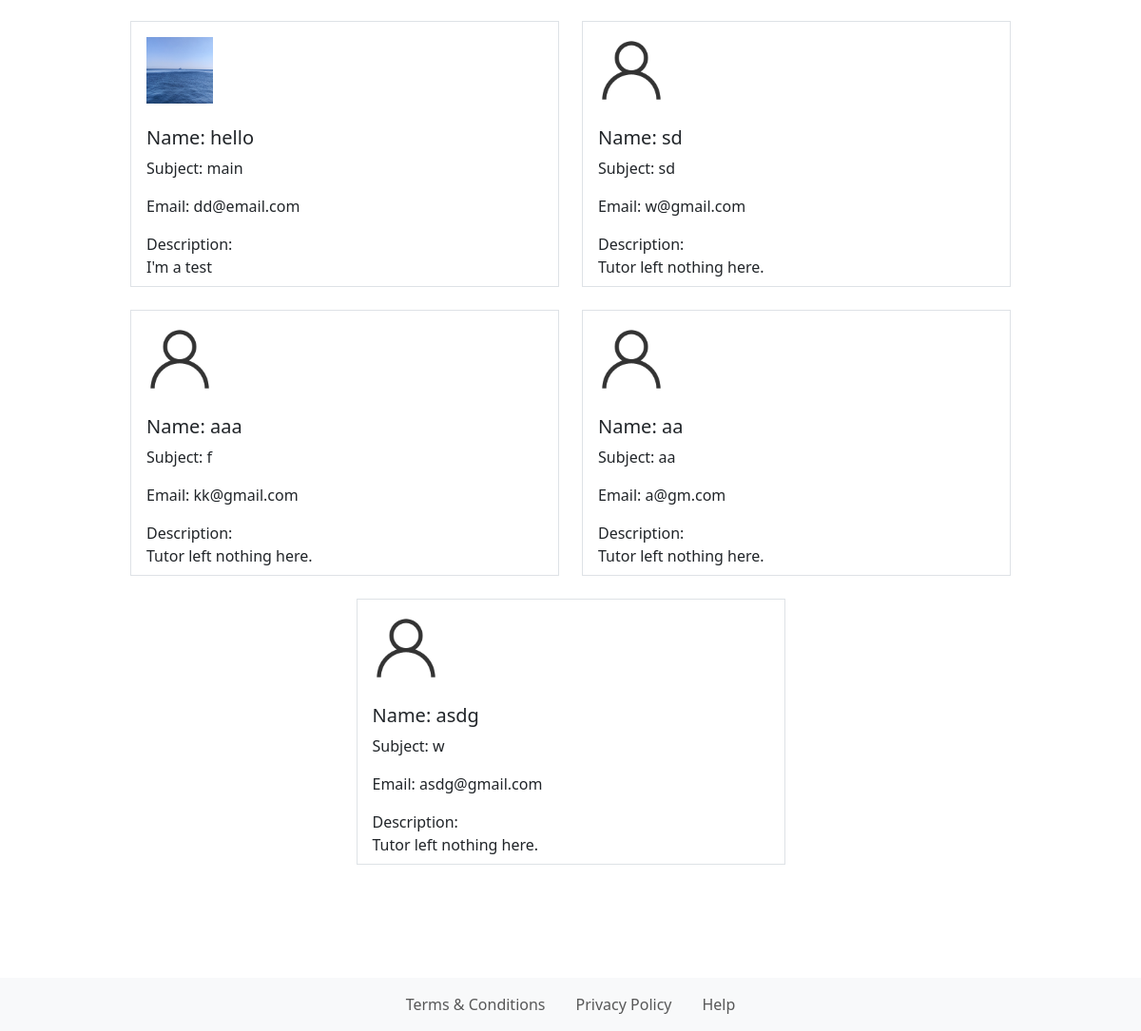
The page /findTutor/ (signed in, lower part) on the database as committed earlier.
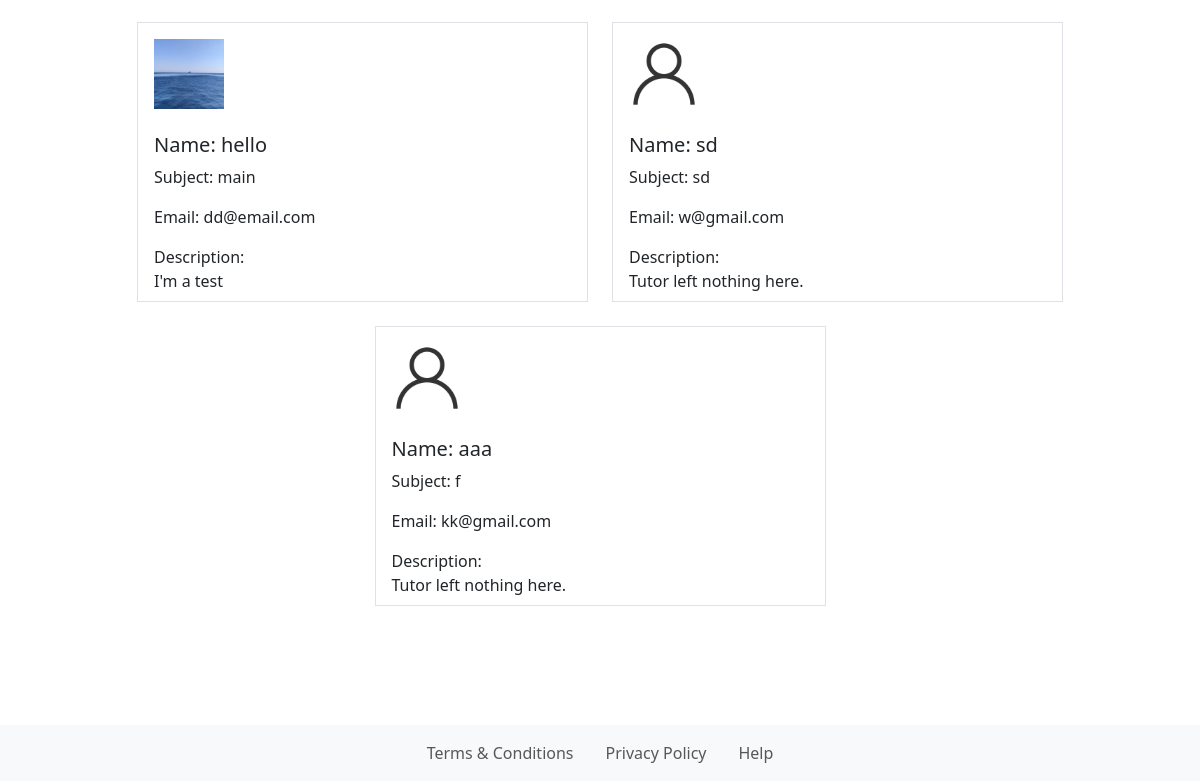
The same page on the database as committed later.
### myapp/models.py (models this page shows)
class Tutor(models.Model):
    user = models.ForeignKey(User, on_delete=models.CASCADE, null=True, blank=True)
    name = models.CharField(max_length=100)
    subject = models.CharField(max_length=100)
    email = models.EmailField()
    description = models.TextField(blank=True)
    image = models.ImageField(upload_to='tutor_images/', blank=True)

### myapp/views.py (the view)
# urls.py: path("findTutor/", views.findTutor, name="findTutor"),
@login_required
def findTutor(request):
    tutors = Tutor.objects.all()  # get all tutor objects
    return render(request, "findTutor.html", {'tutors': tutors, "navbar": "tutor"})

### myapp/templates/findTutor.html (shortened to what this page needs)
{% extends "hf.html" %}
{% block content %}
{% load static %}
    <br>
<div class="container">
    <div class="row gy-4 justify-content-center" id="tutorsList" style="margin-bottom: 175px;">
        {% for tutor in tutors %}
        <div class="col-md-5 tutor">
            <div class="border p-3" style="height: 280px; overflow-y: auto;">
              <div class="d-flex align-items-center justify-content-between flex-wrap">
                    <div>
                        {% if tutor.image %}
                        <img src="{{ tutor.image.url }}" alt="Profile Image" style="width: 70px; height: 70px; margin-right: 80px;">
                        {% else %}
                            <img src="{% static 'images/default_profile.png' %}" alt="Profile Image" style="width: 70px; height: 70px; margin-right: 80px;">
                        {% endif %}
                        <h5 class="name"><br>Name: {{ tutor.name }}</h5>
                        <p class="subject">Subject: {{ tutor.subject }}</p>
                        <p>Email: {{ tutor.email }}</p>
                        <p class="tutor-description">Description:<br>
                          {% if tutor.description %}
                              {{ tutor.description }}
                          {% else %}
                              Tutor left nothing here.
                          {% endif %}
                        </p>
                    </div>
                </div>
            </div>
        </div>
        {% endfor %}
    </div>
</div>
{% endblock %}

### myapp/templates/hf.html (shortened to what this page needs)
{% load static %}
<!DOCTYPE html>
<html>
    <head>
        <link rel="stylesheet" href="{% static 'style.css' %}">
        <link href="https://cdn.jsdelivr.net/npm/bootstrap@5.3.2/dist/css/bootstrap.min.css" rel="stylesheet">
    </head>
    <body>
        <body>
            {% block content %}
            {% endblock content %}
            <nav class="navbar navbar-expand-lg navbar-light bg-light fixed-bottom" id="botNavbar">
                <div class="container-fluid justify-content-center" id="botNavbar">
                    <ul class="navbar-nav">
                      <li class="nav-item">
                        <a class="nav-link me-3" href="{% url 'terms and conditions' %}">Terms & Conditions</a>
                      </li>
                      <li class="nav-item">
                        <a class="nav-link me-3" href="{% url 'privacy' %}">Privacy Policy</a>
                      </li>
                      <li class="nav-item">
                        <a class="nav-link" href="{% url 'help' %}">Help</a>
                      </li>
                    </ul>
                </div>
            </nav>
        </body>
    </body>
</html>

### myapp/templates/findTutor.html (style rules this page uses)
.tutor-description { max-width: 100%; word-wrap: break-word; }

Rows that differ between the two databases and show on the page:
removed Tutor: name "aa", subject "aa", email "a@gm.com", description "Tutor left nothing here."
removed Tutor: name "asdg", subject "w", email "asdg@gmail.com", description "Tutor left nothing here."
